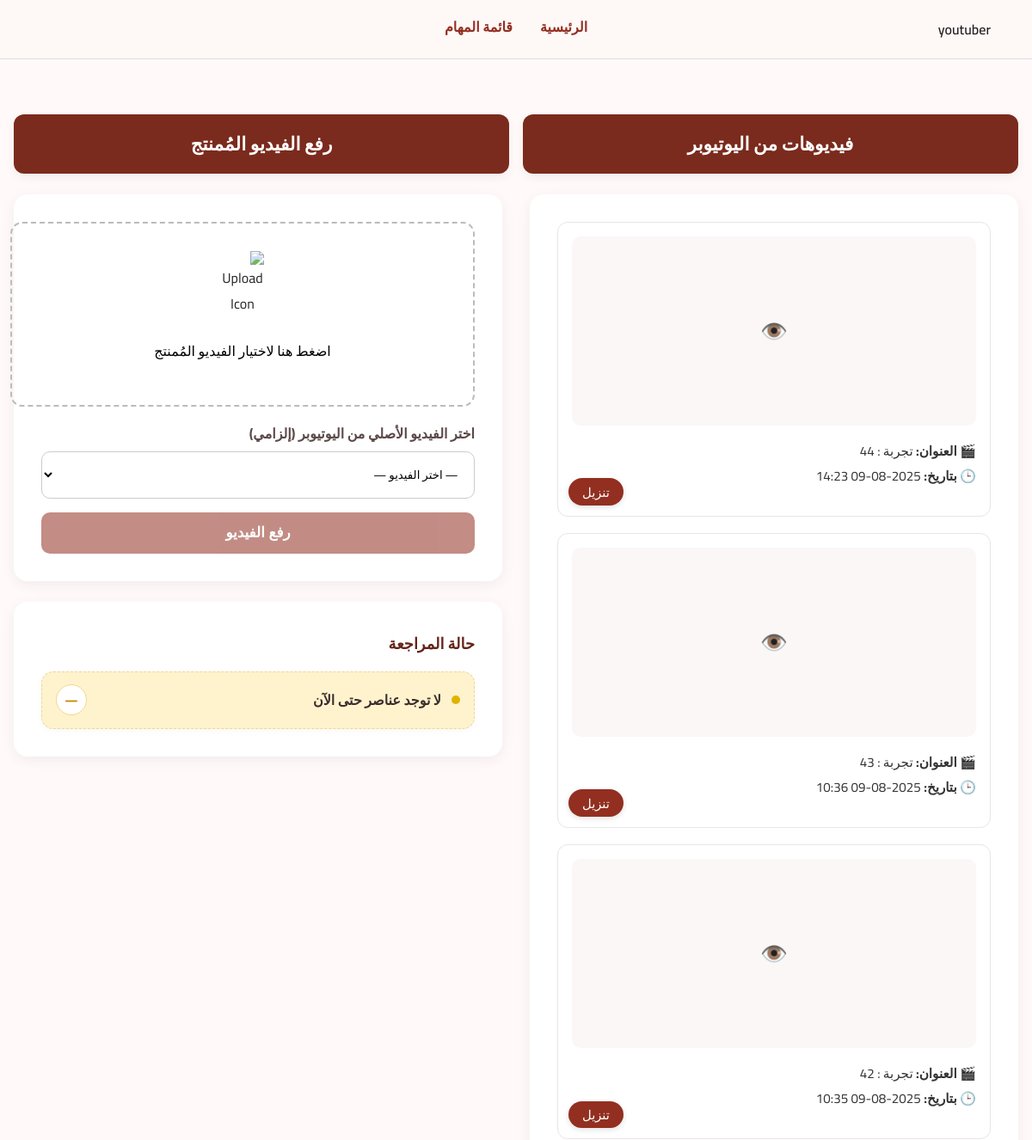
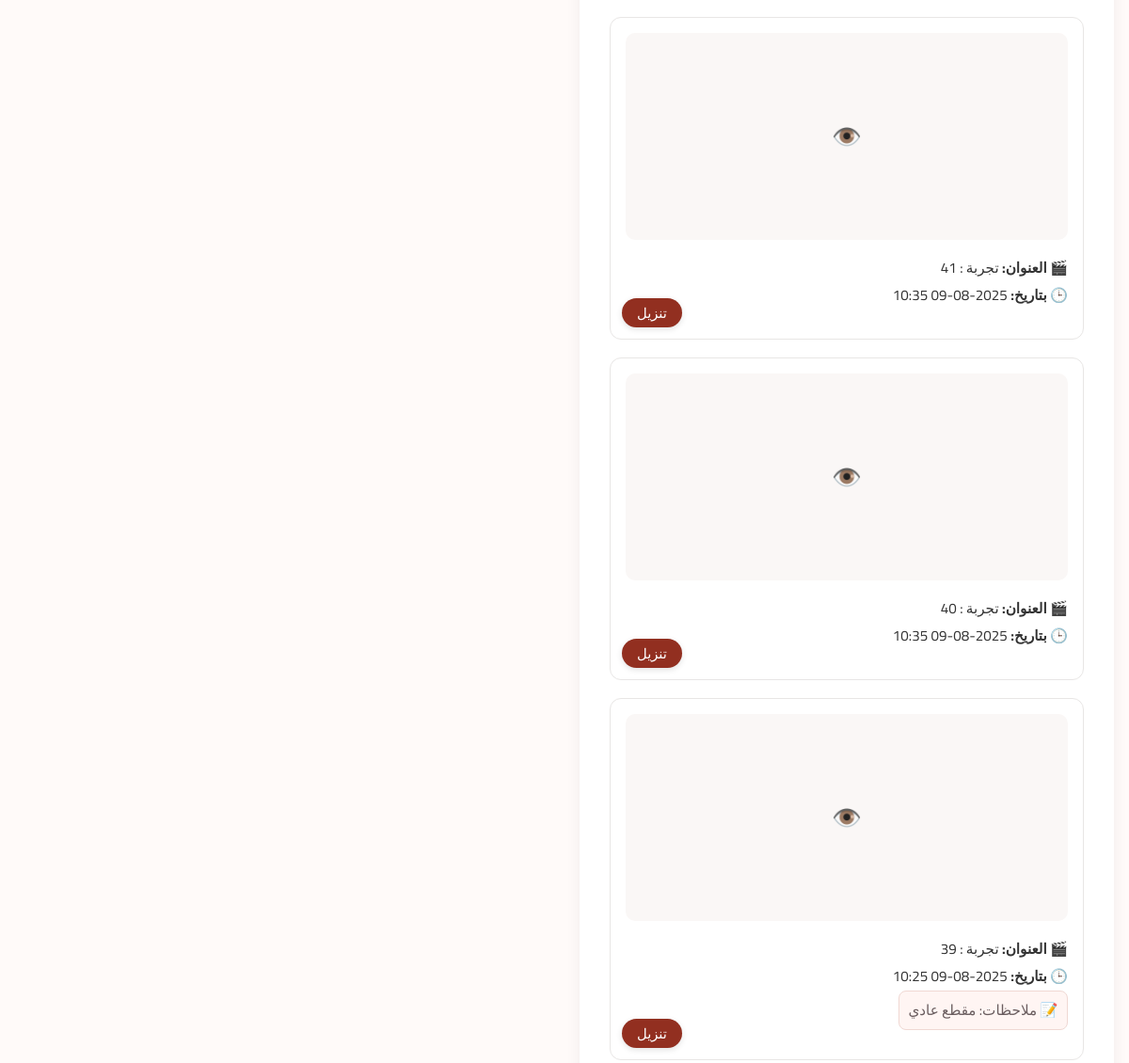
Before: /editor/tasks/ (signed in, upper part) with the older database file (2 pictures, top to bottom).
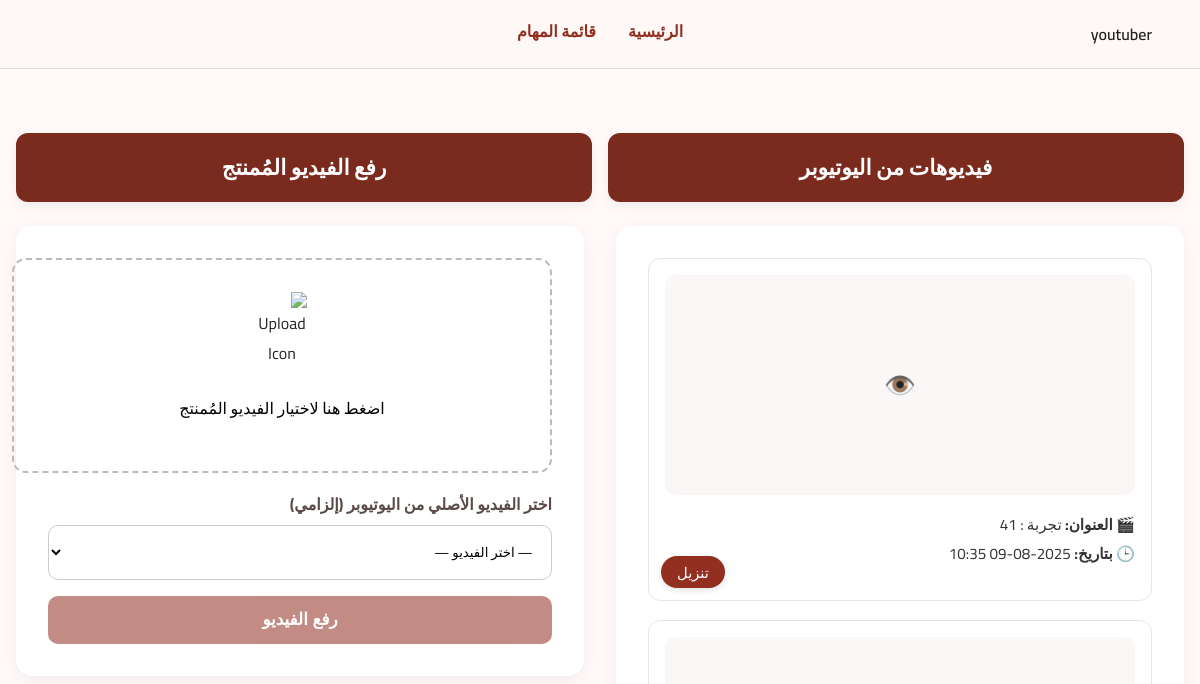
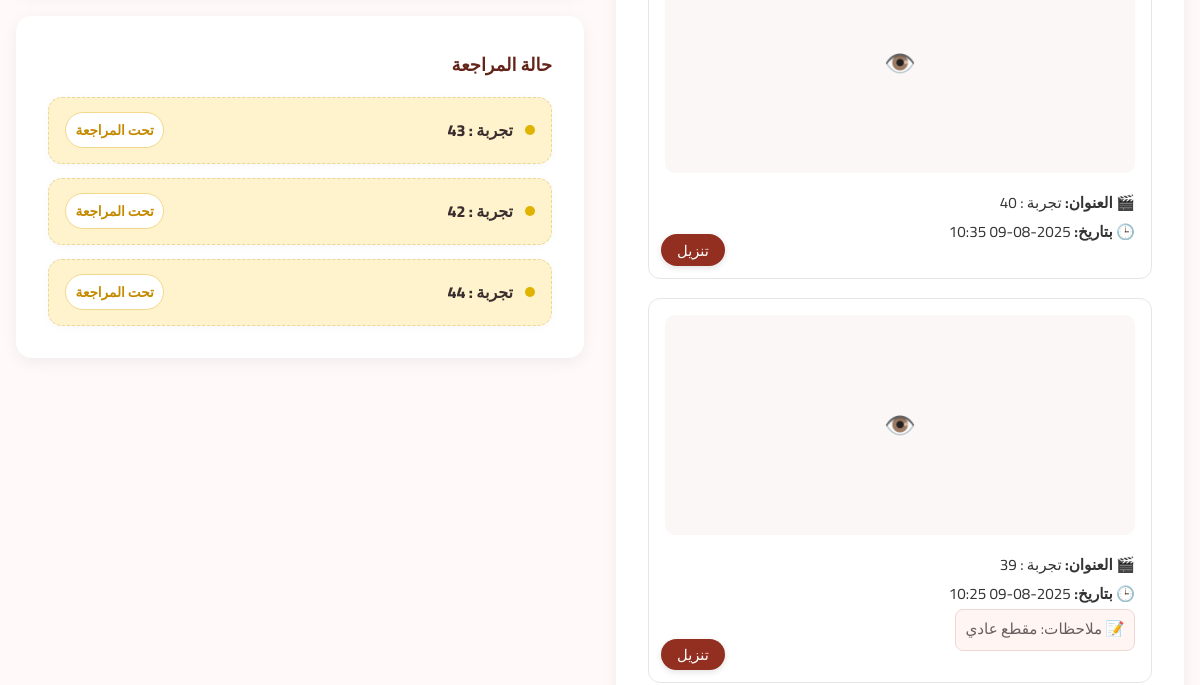
After: the same page with the newer database file (2 pictures, top to bottom).
### youtuber/models.py (models this page shows, shortened)
class UploadedVideo(models.Model):
    user = models.ForeignKey(
        User,
        on_delete=models.CASCADE,
        related_name='uploaded_videos',       # يسهل: request.user.uploaded_videos.all()
        verbose_name="المستخدم"
    )
    title = models.CharField(
        max_length=200,
        verbose_name="اسم الفيديو"
    )
    video_url = models.URLField(
        verbose_name="رابط الفيديو على Cloudinary"
    )
    public_id = models.CharField(
        max_length=255,
        blank=True,
        null=True,
        verbose_name="معرف Cloudinary"
    )
    file_name = models.CharField(
        max_length=255,
        verbose_name="اسم الملف"
    )
    extras = models.TextField(
        blank=True,
        null=True,
        verbose_name="ملاحظات إضافية"
    )
    uploaded_at = models.DateTimeField(
        auto_now_add=True,
        verbose_name="تاريخ الرفع"
    )
    class Meta:
        verbose_name = "فيديو مرفوع"
        verbose_name_plural = "الفيديوهات المرفوعة"
        ordering = ['-uploaded_at']           # الأحدث أولًا
        indexes = [
            models.Index(fields=['user', '-uploaded_at']),
        ]

### editor/models.py (models this page shows, shortened)
class EditorRendered(models.Model):
    class ReviewStatus(models.TextChoices):
        PENDING   = "pending",   "تحت المراجعة"
        CONFIRMED = "confirmed", "مؤكد"
        REJECTED  = "rejected",  "مرفوض"
    user = models.ForeignKey(
        User,
        on_delete=models.CASCADE,
        verbose_name="الممنتج",
        null=True,          # تُركت مؤقتًا لتفادي مشاكل البيانات القديمة
        blank=True,
    )
    source_video = models.ForeignKey(
        "youtuber.UploadedVideo",          # ربط نصّي لتفادي الاستيراد الدائري
        on_delete=models.SET_NULL,         # لو انحذف الأصلي نخليها NULL
        null=True,
        blank=True,
        related_name="renders",
        verbose_name="الفيديو الأصلي (من اليوتيوبر)"
    )
    title = models.CharField(
        max_length=200,
        verbose_name="اسم الفيديو المُمنتج"
    )
    video_url = models.URLField(
        verbose_name="رابط الفيديو على Cloudinary"
    )
    public_id = models.CharField(
        max_length=255,
        blank=True,
        null=True,
        verbose_name="معرف Cloudinary"
    )
    file_name = models.CharField(
        max_length=255,
        verbose_name="اسم الملف"
    )
    extras = models.TextField(
        blank=True,
        null=True,
        verbose_name="ملاحظات"
    )
    status = models.CharField(
        max_length=10,
        choices=ReviewStatus.choices,
        default=ReviewStatus.PENDING,
        db_index=True,
        verbose_name="حالة المراجعة"
    )
    review_note = models.TextField(
        blank=True,
        null=True,
        verbose_name="ملاحظة المراجع"
    )
    uploaded_at = models.DateTimeField(
        auto_now_add=True,
        verbose_name="تاريخ الرفع"
    )
    updated_at = models.DateTimeField(
        auto_now=True,
        verbose_name="آخر تعديل"
    )
    class Meta:
        verbose_name = "فيديو مُمنتج"
        verbose_name_plural = "الفيديوهات المُمنتجة"
        ordering = ("-uploaded_at",)
        indexes = [
            models.Index(fields=["user", "-uploaded_at"], name="editor_edit_user_id_d7d6e3_idx"),
            models.Index(fields=["status", "-uploaded_at"], name="editor_status_idx"),
            models.Index(fields=["source_video", "-uploaded_at"], name="editor_source_idx"),
        ]
    @property
    def status_css(self) -> str:
        return self.status  # pending / confirmed / rejected

### editor/views.py (the view, shortened to what this page needs)
# urls.py: path('tasks/', views.tasks_view, name='editor_tasks'),
@login_required
@require_http_methods(["GET", "POST"])
@csrf_protect
def tasks_view(request):
    VideoModel = _get_youtuber_video_model()
    if not VideoModel:
        return render(
            request,
            "editor/tasks.html",
            {"youtuber_videos": [], "review_items": []},
        )
    sent_ids = list(
        EditorRendered.objects.filter(source_video__isnull=False)
        .values_list("source_video_id", flat=True)
        .distinct()
    )
    youtuber_videos_qs = _youtuber_videos_qs()
    if hasattr(youtuber_videos_qs, "exclude"):
        youtuber_videos = youtuber_videos_qs.exclude(id__in=sent_ids)
    else:
        youtuber_videos = []
    review_items = (
        EditorRendered.objects.select_related("source_video", "user")
        .order_by("-uploaded_at")
    )
    return render(
        request,
        "editor/tasks.html",
        {
            "youtuber_videos": youtuber_videos,
            "review_items": review_items,
        },
    )

### editor/views.py (called while the page is built)
def _get_youtuber_video_model():
    return (
        apps.get_model("youtuber", "UploadedVideo")
        or apps.get_model("youtuber", "Video")
    )

def _youtuber_videos_qs():
    VideoModel = _get_youtuber_video_model()
    if not VideoModel:
        return []
    qs = VideoModel.objects.all()
    fields = {f.name for f in VideoModel._meta.get_fields()}
    fk = None
    for cand in ("user", "uploader", "owner"):
        if cand in fields:
            fk = cand
            break
    if fk:
        qs = qs.filter(**{f"{fk}__username": "youtuber"})
    qs = qs.order_by("-uploaded_at") if "uploaded_at" in fields else qs.order_by("-id")
    return qs

### templates/editor/tasks.html (shortened to what this page needs)
{% load static %}
{% if user.is_authenticated %}
<!DOCTYPE html>
<html lang="ar" dir="rtl">
<head>
</head>
<body>
  {% include 'header.html' %}
  <div class="main-wrapper">
    <div class="titles-wrapper">
      <div class="section-title">فيديوهات من اليوتيوبر</div>
      <div class="section-title">رفع الفيديو المُمنتج</div>
    </div>
    <div class="container">
      <div class="left-col">
        <div class="card">
          {% if youtuber_videos %}
            {% for v in youtuber_videos %}
              <div class="video-card">
                <div class="video-preview-box" id="pv{{ v.id }}">
                  <div class="eye-icon" id="eye{{ v.id }}" onclick="toggleVideo('{{ v.video_url }}','{{ v.id }}')">👁️</div>
                </div>
                <p class="video-meta">
                  🎬 <strong>العنوان:</strong> {{ v.title }}<br>
                  🕒 <strong>بتاريخ:</strong> {% if v.uploaded_at %}{{ v.uploaded_at|date:"Y-m-d H:i" }}{% else %}-{% endif %}<br>
                  {% if v.extras %}<span class="extras">📝 ملاحظات: {{ v.extras }}</span>{% endif %}
                </p>
                <button
                  type="button"
                  class="download-btn"
                  data-vid="{{ v.id }}"
                  data-url="{{ v.video_url }}"
                  data-filename="{{ v.file_name }}"
                  onclick="downloadWithProgress(this)"
                >تنزيل</button>
              </div>
            {% endfor %}
          {% else %}
            <p class="video-meta">لا يوجد فيديوهات من اليوتيوبر حالياً.</p>
          {% endif %}
        </div>
      </div>
      <div class="right-col">
        <div class="card" id="uploadCard">
          <form id="editorUploadForm" method="post" enctype="multipart/form-data" novalidate>
            <label class="upload-box" for="videoInput" aria-label="اختر ملف الفيديو المُمنتج">
              <img src="{% static 'icons/upload-icon.png' %}" alt="Upload Icon" />
              <p id="uploadText">اضغط هنا لاختيار الفيديو المُمنتج</p>
            </label>
            <div class="select-wrap">
              <label for="sourceSelect">اختر الفيديو الأصلي من اليوتيوبر (إلزامي)</label>
              <select id="sourceSelect" name="source_video_id" required>
                <option value="" selected disabled>— اختر الفيديو —</option>
              </select>
            </div>
            <button type="submit" id="submitBtn" class="btn-submit" disabled>رفع الفيديو</button>
          </form>
        </div>
        <div class="card">
          <div class="review-title">حالة المراجعة</div>
          {% if review_items %}
            <div class="review-list">
              {% for it in review_items %}
                <div class="review-item {{ it.status_css }}">
                  <div class="ri-top">
                    <span class="ri-dot"></span>
                    <div class="ri-title">
                      {% firstof it.source_video.title it.title it.file_name %}
                    </div>
                    <span class="state-chip {{ it.status_css }}">
                      {% if it.status == 'pending' %}تحت المراجعة
                      {% elif it.status == 'confirmed' %}مؤكد
                      {% else %}مرفوض{% endif %}
                    </span>
                  </div>
                </div>
              {% endfor %}
            </div>
          {% else %}
            <div class="review-list">
              <div class="review-item pending">
                <div class="ri-top">
                  <span class="ri-dot"></span>
                  <div class="ri-title">لا توجد عناصر حتى الآن</div>
                  <span class="state-chip pending">—</span>
                </div>
              </div>
            </div>
          {% endif %}
        </div>
      </div>
    </div>
  </div>
</body>
</html>
{% else %}
  <script>window.location.href = "{% url 'login' %}";</script>
{% endif %}

Changed rows visible on the page:
no longer on this page (row unchanged): UploadedVideo: title "تجربة : 44", uploaded_at "2025-08-09 14:23"
no longer on this page (row unchanged): UploadedVideo: title "تجربة : 43", uploaded_at "2025-08-09 10:36"
no longer on this page (row unchanged): UploadedVideo: title "تجربة : 42", uploaded_at "2025-08-09 10:35"
added EditorRendered: source_video.title "تجربة : 43", status "تحت المراجعة"
added EditorRendered: source_video.title "تجربة : 42", status "تحت المراجعة"
added EditorRendered: source_video.title "تجربة : 44", status "تحت المراجعة"
Other visible differences:
text no longer shown: "لا توجد عناصر حتى الآن —"
